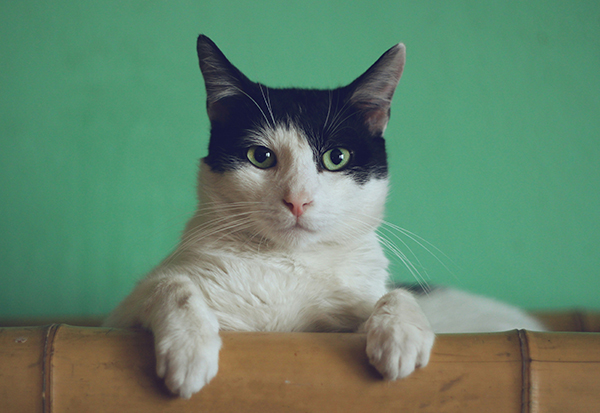
#> input picture Cat2.jpg, 600 x 413 px, found by its file name
$ python 'grey_scale_image histogram.py'
#> lines starting #> are read from the running program, lines starting #| are printed output that depends on the picture; after the words box and inside, x2 and y2 are one past the last pixel; in counts of white or black regions, pixels touching at a corner belong together
import cv2 as cv
import matplotlib.pyplot as plt

import numpy as np

img = cv.imread(r"C:\Users\vamsi\Downloads\Cat2.jpg")
#> img is the input picture: shape (413, 600, 3); mean B, G, R 108.4, 133.2, 99.7
cv.imshow('Cat', img)

blank = np.zeros(img.shape[:2], dtype='uint8')

gray = cv.cvtColor(img, cv.COLOR_BGR2GRAY)
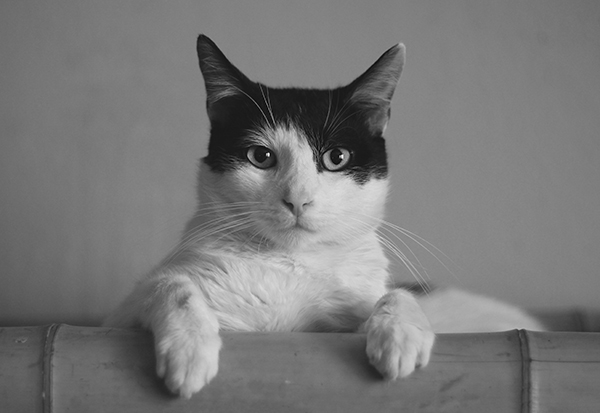
#> gray: shape (413, 600); min 3, max 255, mean 120.4
cv.imshow('gray', gray)

circle = cv.circle(blank, (img.shape[1]//2, img.shape[0]//2), 100, 255, -1)
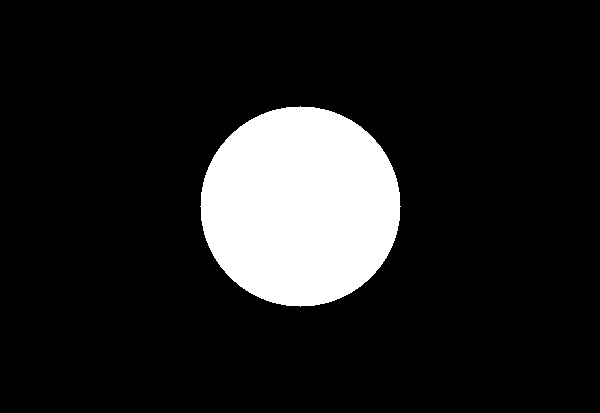
#> blank: shape (413, 600); 12.7% white; 1 white region, box (x1, y1, x2, y2) and area: (200, 106, 401, 307) 31417
mask = cv.bitwise_and(gray, gray, mask=circle)
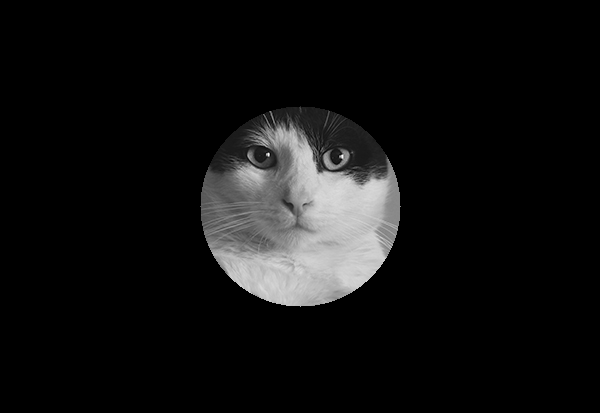
#> mask: shape (413, 600); min 0, max 255, mean 17.1

gray_hist = cv.calcHist([gray], [0], mask, [256], [0, 256])
#> gray_hist = 256 values, max 517 at index 197, min 0 at index 0, mean 122.7
cv.imshow('gray_hist', gray_hist)

plt.figure()
plt.title('GrayScale Histogram')
plt.xlabel('Bins')
plt.ylabel('Pixel')
plt.plot(gray_hist)

plt.xlim([0,256])
plt.show()
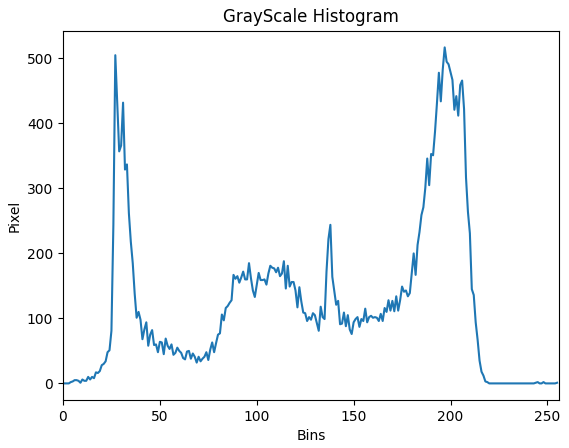
#> figure drawn by matplotlib, 1 panel; curve peaks at x = 197, y = 517

cv.waitKey(0)
